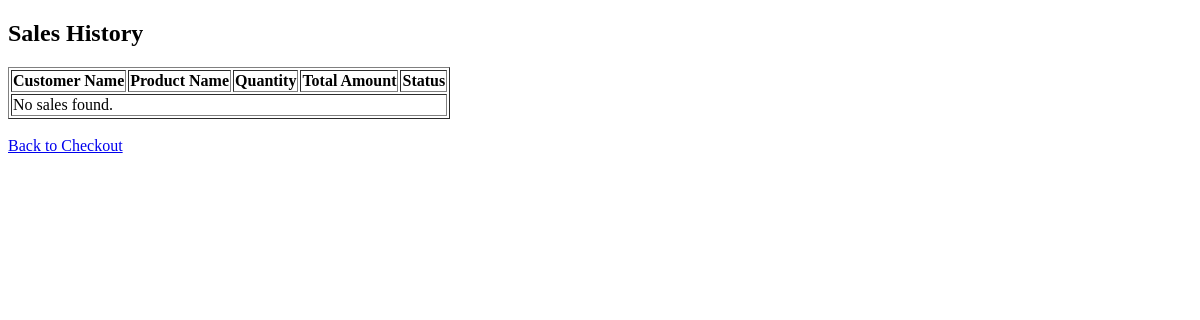
The app's page /sales-history/, older data.
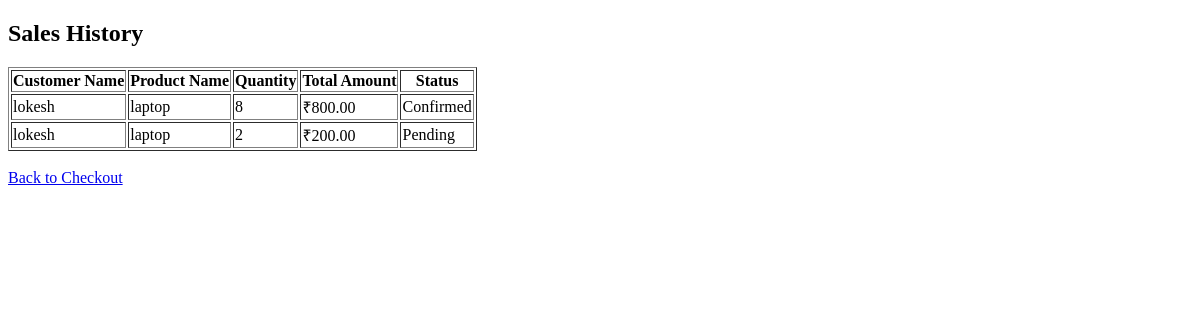
The same page, newer data.
### orders/models.py (models this page shows, shortened)
class Order(models.Model):
    STATUS_CHOICES = [
        ('Pending', 'Pending'),
        ('Confirmed', 'Confirmed'),
        ('Shipped', 'Shipped'),
        ('Delivered', 'Delivered'),
        ('Cancelled', 'Cancelled'),
    ]
    customer_name = models.CharField(max_length=100)
    product_name = models.CharField(max_length=100)
    quantity = models.PositiveIntegerField()
    total_amount = models.DecimalField(max_digits=10, decimal_places=2)
    status = models.CharField(max_length=20, choices=STATUS_CHOICES, default='Pending')
    order_date = models.DateTimeField(auto_now_add=True)

### orders/views.py (the view)
# urls.py: path('sales-history/', views.sales_history, name='sales_history'),
def sales_history(request):
    orders = Order.objects.all().order_by("-order_date")
    return render(request, "sales_history.html", {"orders": orders})

### orders/templates/sales_history.html (shortened to what this page needs)
<!DOCTYPE html>
<html>
<head>
</head>
<body>
<h2>Sales History</h2>
<table border="1">
    <tr>
        <th>Customer Name</th>
        <th>Product Name</th>
        <th>Quantity</th>
        <th>Total Amount</th>
        <th>Status</th>
    </tr>
    {% for order in orders %}
    <tr>
        <td>{{ order.customer_name }}</td>
        <td>{{ order.product_name }}</td>
        <td>{{ order.quantity }}</td>
        <td>₹{{ order.total_amount }}</td>
        <td>{{ order.status }}</td>
    </tr>
    {% empty %}
    <tr>
        <td colspan="5">No sales found.</td>
    </tr>
    {% endfor %}
</table>
<br>
<a href="/">Back to Checkout</a>
</body>
</html>

Row changes from the older to the newer data that the page shows:
added Order: customer_name "lokesh", product_name "laptop", quantity "8", total_amount "800.00", status "Confirmed"
added Order: customer_name "lokesh", product_name "laptop", quantity "2", total_amount "200.00", status "Pending"
Text that changed along with them:
text no longer shown: "No sales found."
